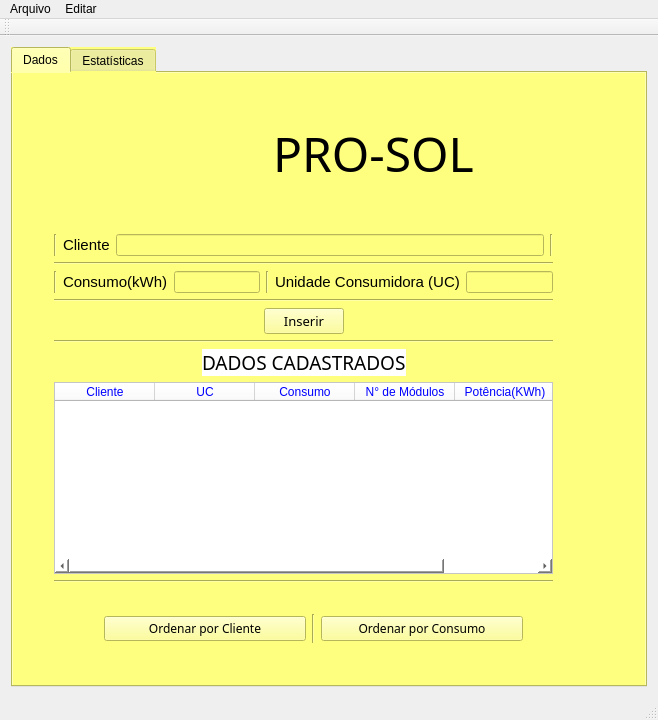
<?xml version="1.0" encoding="UTF-8"?>
<ui version="4.0">
 <class>MainWindow</class>
 <widget class="QMainWindow" name="MainWindow">
  <property name="geometry">
   <rect>
    <x>0</x>
    <y>0</y>
    <width>658</width>
    <height>720</height>
   </rect>
  </property>
  <property name="windowTitle">
   <string>MainWindow</string>
  </property>
  <widget class="QWidget" name="centralWidget">
   <layout class="QVBoxLayout" name="verticalLayout">
    <item>
     <widget class="QTabWidget" name="tabWidget">
      <property name="styleSheet">
       <string notr="true">background:rgb(255, 255, 127)</string>
      </property>
      <property name="currentIndex">
       <number>0</number>
      </property>
      <property name="tabBarAutoHide">
       <bool>false</bool>
      </property>
      <widget class="QWidget" name="tab">
       <attribute name="title">
        <string>Dados</string>
       </attribute>
       <widget class="QLabel" name="label_2">
        <property name="geometry">
         <rect>
          <x>550</x>
          <y>120</y>
          <width>47</width>
          <height>13</height>
         </rect>
        </property>
        <property name="text">
         <string/>
        </property>
       </widget>
       <widget class="QLabel" name="label_4">
        <property name="geometry">
         <rect>
          <x>70</x>
          <y>20</y>
          <width>171</width>
          <height>121</height>
         </rect>
        </property>
        <property name="text">
         <string/>
        </property>
        <property name="pixmap">
         <pixmap resource="imagens/imagens.qrc">:/logo sonnenhaus.png</pixmap>
        </property>
        <property name="scaledContents">
         <bool>true</bool>
        </property>
       </widget>
       <widget class="QWidget" name="layoutWidget">
        <property name="geometry">
         <rect>
          <x>30</x>
          <y>150</y>
          <width>521</width>
          <height>371</height>
         </rect>
        </property>
        <layout class="QVBoxLayout" name="verticalLayout_4">
         <item>
          <layout class="QVBoxLayout" name="verticalLayout_3">
           <item>
            <layout class="QVBoxLayout" name="verticalLayout_2">
             <item>
              <layout class="QHBoxLayout" name="horizontalLayout">
               <item>
                <widget class="Line" name="line">
                 <property name="orientation">
                  <enum>Qt::Vertical</enum>
                 </property>
                </widget>
               </item>
               <item>
                <widget class="QLabel" name="consumo_2">
                 <property name="font">
                  <font>
                   <family>Segoe UI</family>
                   <pointsize>11</pointsize>
                  </font>
                 </property>
                 <property name="text">
                  <string>Cliente</string>
                 </property>
                </widget>
               </item>
               <item>
                <widget class="QLineEdit" name="add_cliente">
                 <property name="placeholderText">
                  <string/>
                 </property>
                </widget>
               </item>
               <item>
                <widget class="Line" name="line_7">
                 <property name="orientation">
                  <enum>Qt::Vertical</enum>
                 </property>
                </widget>
               </item>
              </layout>
             </item>
            </layout>
           </item>
           <item>
            <widget class="Line" name="line_4">
             <property name="orientation">
              <enum>Qt::Horizontal</enum>
             </property>
            </widget>
           </item>
           <item>
            <layout class="QHBoxLayout" name="horizontalLayout_6">
             <item>
              <widget class="Line" name="line_3">
               <property name="orientation">
                <enum>Qt::Vertical</enum>
               </property>
              </widget>
             </item>
             <item>
              <widget class="QLabel" name="consumo">
               <property name="font">
                <font>
                 <family>Segoe UI</family>
                 <pointsize>11</pointsize>
                </font>
               </property>
               <property name="text">
                <string>Consumo(kWh)</string>
               </property>
              </widget>
             </item>
             <item>
              <widget class="QLineEdit" name="add_consumo"/>
             </item>
             <item>
              <widget class="Line" name="line_2">
               <property name="orientation">
                <enum>Qt::Vertical</enum>
               </property>
              </widget>
             </item>
             <item>
              <layout class="QHBoxLayout" name="horizontalLayout_5">
               <item>
                <widget class="QLabel" name="unidade">
                 <property name="font">
                  <font>
                   <family>Segoe UI</family>
                   <pointsize>11</pointsize>
                  </font>
                 </property>
                 <property name="text">
                  <string>Unidade Consumidora (UC)</string>
                 </property>
                </widget>
               </item>
               <item>
                <widget class="QLineEdit" name="add_uc"/>
               </item>
              </layout>
             </item>
            </layout>
           </item>
           <item>
            <widget class="Line" name="line_5">
             <property name="orientation">
              <enum>Qt::Horizontal</enum>
             </property>
            </widget>
           </item>
           <item>
            <layout class="QHBoxLayout" name="horizontalLayout_2">
             <item>
              <spacer name="horizontalSpacer_4">
               <property name="orientation">
                <enum>Qt::Horizontal</enum>
               </property>
               <property name="sizeHint" stdset="0">
                <size>
                 <width>40</width>
                 <height>20</height>
                </size>
               </property>
              </spacer>
             </item>
             <item>
              <widget class="QPushButton" name="btnInserir">
               <property name="font">
                <font>
                 <family>OCR A Extended</family>
                 <pointsize>10</pointsize>
                </font>
               </property>
               <property name="text">
                <string>Inserir</string>
               </property>
              </widget>
             </item>
             <item>
              <spacer name="horizontalSpacer_5">
               <property name="orientation">
                <enum>Qt::Horizontal</enum>
               </property>
               <property name="sizeHint" stdset="0">
                <size>
                 <width>40</width>
                 <height>20</height>
                </size>
               </property>
              </spacer>
             </item>
            </layout>
           </item>
          </layout>
         </item>
         <item>
          <widget class="Line" name="line_6">
           <property name="orientation">
            <enum>Qt::Horizontal</enum>
           </property>
          </widget>
         </item>
         <item>
          <layout class="QVBoxLayout" name="verticalLayout_8">
           <item>
            <layout class="QHBoxLayout" name="horizontalLayout_4">
             <item>
              <spacer name="horizontalSpacer">
               <property name="orientation">
                <enum>Qt::Horizontal</enum>
               </property>
               <property name="sizeHint" stdset="0">
                <size>
                 <width>40</width>
                 <height>20</height>
                </size>
               </property>
              </spacer>
             </item>
             <item>
              <widget class="QLabel" name="label">
               <property name="font">
                <font>
                 <family>Swis721 Ex BT</family>
                 <pointsize>14</pointsize>
                </font>
               </property>
               <property name="layoutDirection">
                <enum>Qt::LeftToRight</enum>
               </property>
               <property name="styleSheet">
                <string notr="true">background:rgb(255, 255, 255)</string>
               </property>
               <property name="text">
                <string>DADOS CADASTRADOS</string>
               </property>
              </widget>
             </item>
             <item>
              <spacer name="horizontalSpacer_2">
               <property name="orientation">
                <enum>Qt::Horizontal</enum>
               </property>
               <property name="sizeHint" stdset="0">
                <size>
                 <width>40</width>
                 <height>20</height>
                </size>
               </property>
              </spacer>
             </item>
            </layout>
           </item>
           <item>
            <layout class="QVBoxLayout" name="verticalLayout_7">
             <item>
              <widget class="QTableWidget" name="tbl_in">
               <property name="font">
                <font>
                 <family>MS Sans Serif</family>
                 <pointsize>8</pointsize>
                 <weight>75</weight>
                 <bold>true</bold>
                </font>
               </property>
               <property name="autoFillBackground">
                <bool>false</bool>
               </property>
               <property name="styleSheet">
                <string notr="true">background:rgb(255, 255, 255)</string>
               </property>
               <property name="gridStyle">
                <enum>Qt::SolidLine</enum>
               </property>
               <attribute name="horizontalHeaderStretchLastSection">
                <bool>true</bool>
               </attribute>
               <attribute name="verticalHeaderVisible">
                <bool>false</bool>
               </attribute>
               <attribute name="verticalHeaderCascadingSectionResizes">
                <bool>true</bool>
               </attribute>
               <column>
                <property name="text">
                 <string>Cliente</string>
                </property>
                <property name="font">
                 <font>
                  <weight>50</weight>
                  <bold>false</bold>
                  <underline>false</underline>
                  <kerning>false</kerning>
                 </font>
                </property>
                <property name="foreground">
                 <brush brushstyle="SolidPattern">
                  <color alpha="255">
                   <red>0</red>
                   <green>0</green>
                   <blue>255</blue>
                  </color>
                 </brush>
                </property>
               </column>
               <column>
                <property name="text">
                 <string>UC</string>
                </property>
                <property name="font">
                 <font>
                  <weight>50</weight>
                  <bold>false</bold>
                 </font>
                </property>
                <property name="background">
                 <color>
                  <red>255</red>
                  <green>255</green>
                  <blue>255</blue>
                 </color>
                </property>
                <property name="foreground">
                 <brush brushstyle="SolidPattern">
                  <color alpha="255">
                   <red>0</red>
                   <green>0</green>
                   <blue>255</blue>
                  </color>
                 </brush>
                </property>
               </column>
               <column>
                <property name="text">
                 <string>Consumo</string>
                </property>
                <property name="font">
                 <font>
                  <weight>50</weight>
                  <bold>false</bold>
                 </font>
                </property>
                <property name="foreground">
                 <brush brushstyle="SolidPattern">
                  <color alpha="255">
                   <red>0</red>
                   <green>0</green>
                   <blue>255</blue>
                  </color>
                 </brush>
                </property>
               </column>
               <column>
                <property name="text">
                 <string>N° de Módulos</string>
                </property>
                <property name="font">
                 <font>
                  <weight>50</weight>
                  <bold>false</bold>
                 </font>
                </property>
                <property name="foreground">
                 <brush brushstyle="SolidPattern">
                  <color alpha="255">
                   <red>0</red>
                   <green>0</green>
                   <blue>255</blue>
                  </color>
                 </brush>
                </property>
               </column>
               <column>
                <property name="text">
                 <string>Potência(KWh)</string>
                </property>
                <property name="font">
                 <font>
                  <weight>50</weight>
                  <italic>false</italic>
                  <bold>false</bold>
                  <kerning>true</kerning>
                 </font>
                </property>
                <property name="foreground">
                 <brush brushstyle="SolidPattern">
                  <color alpha="255">
                   <red>0</red>
                   <green>0</green>
                   <blue>255</blue>
                  </color>
                 </brush>
                </property>
               </column>
              </widget>
             </item>
             <item>
              <widget class="Line" name="line_8">
               <property name="orientation">
                <enum>Qt::Horizontal</enum>
               </property>
              </widget>
             </item>
             <item>
              <layout class="QHBoxLayout" name="horizontalLayout_3"/>
             </item>
            </layout>
           </item>
          </layout>
         </item>
        </layout>
       </widget>
       <widget class="QWidget" name="layoutWidget">
        <property name="geometry">
         <rect>
          <x>80</x>
          <y>530</y>
          <width>441</width>
          <height>51</height>
         </rect>
        </property>
        <layout class="QHBoxLayout" name="horizontalLayout_7">
         <item>
          <widget class="QPushButton" name="ordenarNome">
           <property name="font">
            <font>
             <family>MS Reference Sans Serif</family>
             <pointsize>9</pointsize>
            </font>
           </property>
           <property name="styleSheet">
            <string notr="true">border-color: rgb(0, 0, 0);</string>
           </property>
           <property name="text">
            <string>Ordenar por Cliente</string>
           </property>
          </widget>
         </item>
         <item>
          <widget class="Line" name="line_9">
           <property name="orientation">
            <enum>Qt::Vertical</enum>
           </property>
          </widget>
         </item>
         <item>
          <widget class="QPushButton" name="ordenarConsumo">
           <property name="font">
            <font>
             <family>MS Reference Sans Serif</family>
             <pointsize>9</pointsize>
            </font>
           </property>
           <property name="styleSheet">
            <string notr="true">
border-color: rgb(0, 0, 0);</string>
           </property>
           <property name="text">
            <string>Ordenar por Consumo</string>
           </property>
          </widget>
         </item>
        </layout>
       </widget>
       <widget class="QLabel" name="titulo">
        <property name="geometry">
         <rect>
          <x>260</x>
          <y>30</y>
          <width>281</width>
          <height>101</height>
         </rect>
        </property>
        <property name="font">
         <font>
          <family>OCR A Extended</family>
          <pointsize>36</pointsize>
         </font>
        </property>
        <property name="acceptDrops">
         <bool>false</bool>
        </property>
        <property name="layoutDirection">
         <enum>Qt::LeftToRight</enum>
        </property>
        <property name="text">
         <string>PRO-SOL</string>
        </property>
       </widget>
      </widget>
      <widget class="QWidget" name="tab_2">
       <attribute name="title">
        <string>Estatísticas</string>
       </attribute>
       <widget class="QLCDNumber" name="lcdProjetosCadastrados">
        <property name="geometry">
         <rect>
          <x>180</x>
          <y>80</y>
          <width>191</width>
          <height>91</height>
         </rect>
        </property>
       </widget>
       <widget class="QLabel" name="label_5">
        <property name="geometry">
         <rect>
          <x>110</x>
          <y>40</y>
          <width>341</width>
          <height>30</height>
         </rect>
        </property>
        <property name="font">
         <font>
          <family>DejaVu Sans</family>
          <pointsize>14</pointsize>
          <weight>50</weight>
          <italic>false</italic>
          <bold>false</bold>
         </font>
        </property>
        <property name="text">
         <string>Quantidade de Projetos Cadastrados</string>
        </property>
       </widget>
       <widget class="QCalendarWidget" name="calendarWidget">
        <property name="geometry">
         <rect>
          <x>120</x>
          <y>210</y>
          <width>312</width>
          <height>183</height>
         </rect>
        </property>
       </widget>
      </widget>
     </widget>
    </item>
   </layout>
  </widget>
  <widget class="QMenuBar" name="menuBar">
   <property name="geometry">
    <rect>
     <x>0</x>
     <y>0</y>
     <width>658</width>
     <height>21</height>
    </rect>
   </property>
   <widget class="QMenu" name="menuArquivo">
    <property name="title">
     <string>Arquivo</string>
    </property>
    <addaction name="actionSalvar"/>
    <addaction name="actionCarregar"/>
   </widget>
   <widget class="QMenu" name="menuEditar">
    <property name="title">
     <string>Editar</string>
    </property>
    <widget class="QMenu" name="menuExcluir">
     <property name="title">
      <string>Excluir </string>
     </property>
     <addaction name="actionCliente"/>
     <addaction name="actionUnidade_Consumidora"/>
     <addaction name="actionConsumo"/>
    </widget>
    <addaction name="menuExcluir"/>
   </widget>
   <addaction name="menuArquivo"/>
   <addaction name="menuEditar"/>
  </widget>
  <widget class="QToolBar" name="mainToolBar">
   <attribute name="toolBarArea">
    <enum>TopToolBarArea</enum>
   </attribute>
   <attribute name="toolBarBreak">
    <bool>false</bool>
   </attribute>
  </widget>
  <widget class="QStatusBar" name="statusBar"/>
  <action name="actionSalvar">
   <property name="icon">
    <iconset resource="imagens/imagens.qrc">
     <normaloff>:/computer-icons-floppy-disk-download-save-button.jpg</normaloff>:/computer-icons-floppy-disk-download-save-button.jpg</iconset>
   </property>
   <property name="text">
    <string>Salvar</string>
   </property>
   <property name="shortcut">
    <string>Ctrl+S</string>
   </property>
  </action>
  <action name="actionCarregar">
   <property name="icon">
    <iconset resource="imagens/imagens.qrc">
     <normaloff>:/vector-wheelbarrow-cart-icon-symbol-illustration.jpg</normaloff>:/vector-wheelbarrow-cart-icon-symbol-illustration.jpg</iconset>
   </property>
   <property name="text">
    <string>Carregar</string>
   </property>
   <property name="shortcut">
    <string>Ctrl+O</string>
   </property>
  </action>
  <action name="actionCliente">
   <property name="text">
    <string>Cliente</string>
   </property>
  </action>
  <action name="actionUnidade_Consumidora">
   <property name="text">
    <string>Unidade Consumidora</string>
   </property>
  </action>
  <action name="actionConsumo">
   <property name="text">
    <string>Consumo</string>
   </property>
  </action>
  <action name="actionlimpartabela">
   <property name="text">
    <string>limpartabela</string>
   </property>
  </action>
 </widget>
 <layoutdefault spacing="6" margin="11"/>
 <tabstops>
  <tabstop>add_cliente</tabstop>
  <tabstop>add_consumo</tabstop>
  <tabstop>add_uc</tabstop>
  <tabstop>btnInserir</tabstop>
  <tabstop>tbl_in</tabstop>
  <tabstop>calendarWidget</tabstop>
 </tabstops>
 <resources>
  <include location="imagens/imagens.qrc"/>
 </resources>
 <connections/>
</ui>
